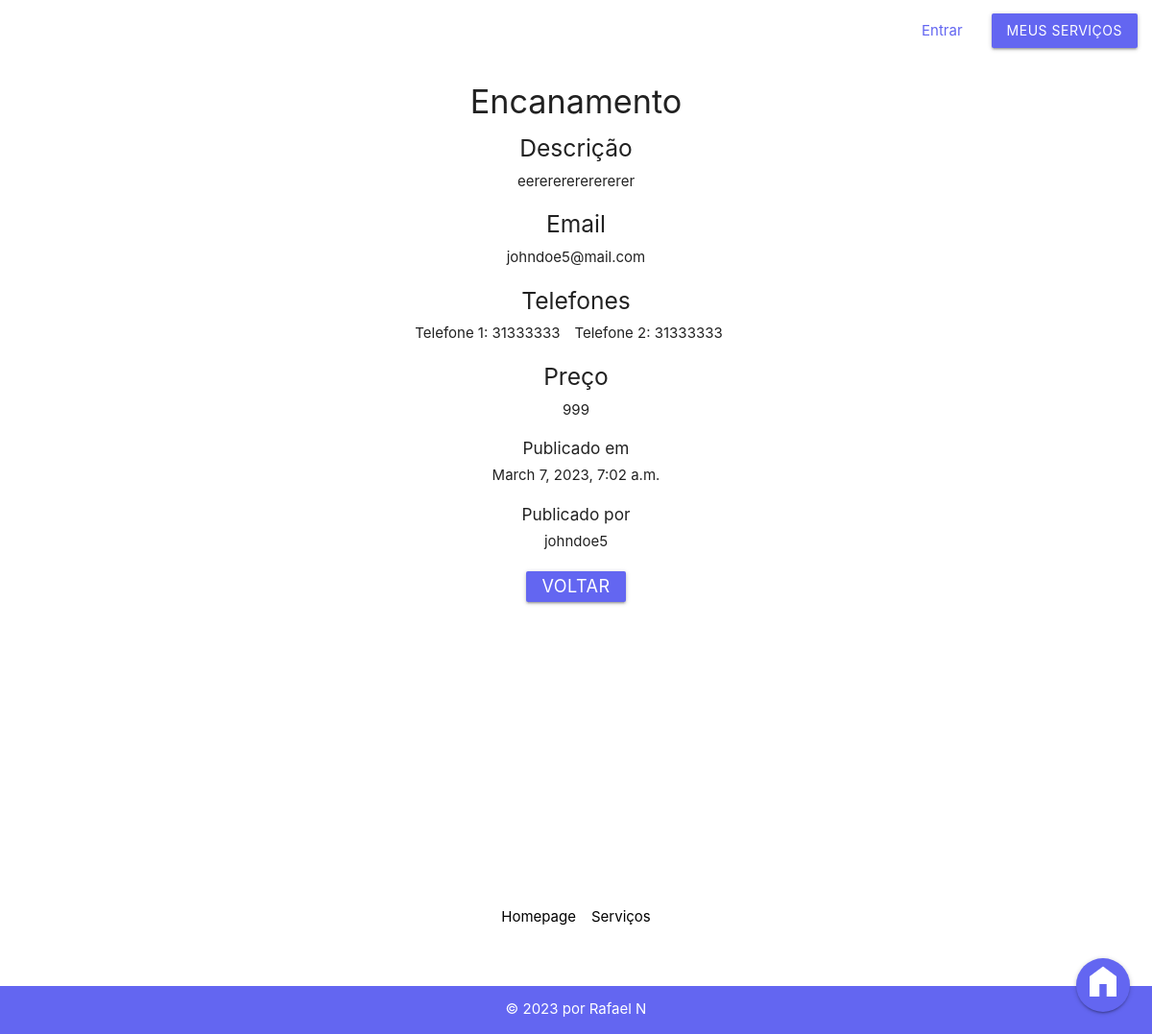
Screenshot of /servicosapp/servicos/23/detalhes/ with the database file from the repository.
### servicosapp/models.py (models this page shows)
class Servico(models.Model):
    id_servico = models.AutoField(primary_key=True)
    fk_usuario = models.ForeignKey(auth_user, on_delete=models.DO_NOTHING, null=True)
    fk_categoria = models.ForeignKey(Categoria, on_delete=models.CASCADE, null=True)
    fk_municipio = models.ForeignKey(Municipio, on_delete=models.CASCADE, null=True)
    titulo = models.CharField(max_length=150, null=False)
    descricao = models.CharField(max_length=150, default=None)
    email = models.CharField(max_length=150, null=False)
    telefone_1 = models.CharField(max_length=50, null=True)
    telefone_2 = models.CharField(max_length=50, null=True)
    preco = models.IntegerField(default=0, null=True)
    data_pub = models.DateTimeField("Data de publicação", default=django.utils.timezone.now, null=True)
    def __str__(self):
        return self.titulo

### servicosapp/views.py (the view)
# urls.py: path('servicos/<int:pk>/detalhes/', views.DetailView.as_view(), name="detalhes_servicos"),
class DetailView(generic.DetailView):
    model = Servico
    template_name = 'servicosapp/servicos/detalhes.html'

### servicosapp/templates/servicosapp/servicos/detalhes.html (shortened to what this page needs)
{% extends 'base.html' %}
{% block content %}
<div class="container servico-container">
    <ul>
        <h4>{{ servico }}</h4>
        <div class="row">
            <h5>Descrição</h5>
            <li>{{ servico.descricao }}</li>
        </div>
        <div class="row">
            <h5>Email</h5>
            <li>{{ servico.email }}</li>
        </div>
        <h5>Telefones</h5>
        <div class="row" style="display: flex; gap: 1em;">
            <li>Telefone 1: {{ servico.telefone_1 }}</li>
            <li>Telefone 2: {{ servico.telefone_2 }}</li>
        </div>
        <div class="row">
            <h5>Preço</h5>
            <li>{{ servico.preco }}</li>
        </div>
        <div class="row">
            <h6>Publicado em</h6>
            <li>{{ servico.data_pub }}</li>
        </div>
        <div class="row">
            <h6>Publicado por</h6>
            <li>{{ servico.fk_usuario }}</li>
        </div>
        <button class="waves-effect waves-light btn-small" onclick="history.back()">Voltar</button>
    </ul>
</div>
{% endblock content %}

### servicosapp/static/servicosapp/stylesheet.css (style rules this page uses)
* { box-sizing: border-box; padding: 0; margin: 0; }
body { background-color: var(--primary-color); }
body button, .login-btn { background-color: var(--accent-color) !important; }
body button { font-size: larger !important; }
.servico-container { display: flex; justify-content: center; text-align: center; gap: 4em; }

### rows the page displays
Servico: titulo "Encanamento", descricao "eerererererererer", email "johndoe5@mail.com", telefone_1 "31333333", telefone_2 "31333333", preco "999", data_pub "March 7, 2023, 7:02 a.m.", fk_usuario "johndoe5"
